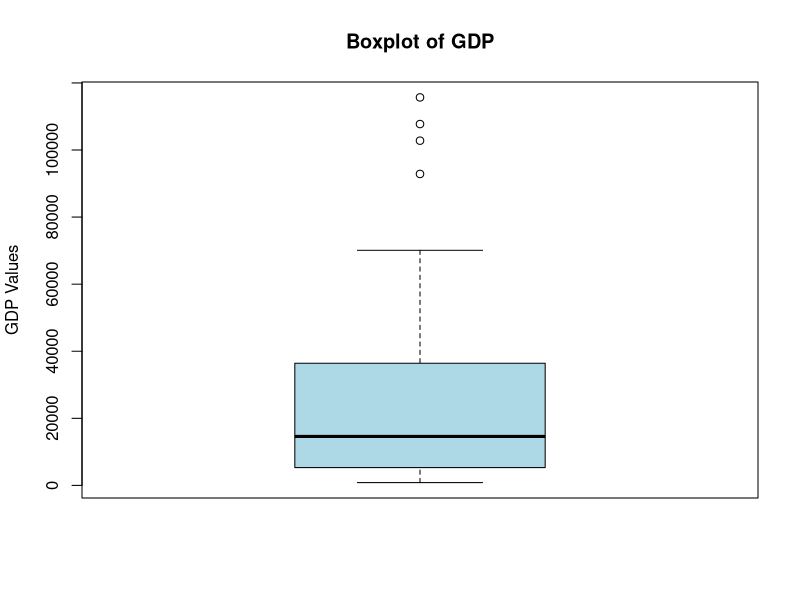

This figure's R source:
library(readxl)
df <- read_excel('epps6356/myHPI.xlsx')
df <- na.omit(df)

boxplot(df$GDP,
        main = "Boxplot of GDP",  # Add a title
        ylab = "GDP Values",      # Label the y-axis
        col = "lightblue",        # Set the box color
        border = "black"          # Set the border color
)